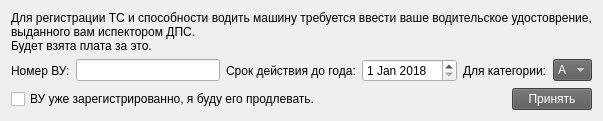
            <widget class="QWidget" name="tab_3">
             <attribute name="title">
              <string>Водительское удостоверение</string>
             </attribute>
             <layout class="QVBoxLayout" name="verticalLayout_6">
              <item>
               <widget class="QLabel" name="label_17">
                <property name="text">
                 <string>Для регистрации ТС и способности водить машину требуется ввести ваше водительское удостоврение,
выданного вам испектором ДПС.
Будет взята плата за это.</string>
                </property>
               </widget>
              </item>
              <item>
               <layout class="QHBoxLayout" name="horizontalLayout_7">
                <item>
                 <widget class="QLabel" name="label_20">
                  <property name="text">
                   <string>Номер ВУ:</string>
                  </property>
                 </widget>
                </item>
                <item>
                 <widget class="QLineEdit" name="number_vu">
                  <property name="inputMethodHints">
                   <set>Qt::ImhDigitsOnly</set>
                  </property>
                  <property name="inputMask">
                   <string notr="true"/>
                  </property>
                  <property name="maxLength">
                   <number>3</number>
                  </property>
                 </widget>
                </item>
                <item>
                 <widget class="QLabel" name="label_18">
                  <property name="text">
                   <string>Срок действия до года:</string>
                  </property>
                 </widget>
                </item>
                <item>
                 <widget class="QDateEdit" name="date_vu">
                  <property name="maximumDate">
                   <date>
                    <year>2040</year>
                    <month>12</month>
                    <day>31</day>
                   </date>
                  </property>
                  <property name="minimumDate">
                   <date>
                    <year>2018</year>
                    <month>1</month>
                    <day>1</day>
                   </date>
                  </property>
                 </widget>
                </item>
                <item>
                 <widget class="QLabel" name="label_19">
                  <property name="text">
                   <string>Для категории:</string>
                  </property>
                 </widget>
                </item>
                <item>
                 <widget class="QComboBox" name="cat_vu">
                  <property name="styleSheet">
                   <string notr="true">background-color: rgb(90, 90, 90);
color: rgb(255, 255, 255);</string>
                  </property>
                  <item>
                   <property name="text">
                    <string>A</string>
                   </property>
                  </item>
                  <item>
                   <property name="text">
                    <string>B</string>
                   </property>
                  </item>
                  <item>
                   <property name="text">
                    <string>C</string>
                   </property>
                  </item>
                 </widget>
                </item>
               </layout>
              </item>
              <item>
               <layout class="QHBoxLayout" name="horizontalLayout_6">
                <item>
                 <widget class="QCheckBox" name="is_for_continum_vu">
                  <property name="text">
                   <string>ВУ уже зарегистрированно, я буду его продлевать.</string>
                  </property>
                 </widget>
                </item>
                <item>
                 <spacer name="horizontalSpacer_4">
                  <property name="orientation">
                   <enum>Qt::Horizontal</enum>
                  </property>
                  <property name="sizeHint" stdset="0">
                   <size>
                    <width>0</width>
                    <height>0</height>
                   </size>
                  </property>
                 </spacer>
                </item>
                <item>
                 <widget class="QPushButton" name="accept_vu">
                  <property name="styleSheet">
                   <string notr="true">background-color: rgb(90, 90, 90);
color: rgb(255, 255, 255);</string>
                  </property>
                  <property name="text">
                   <string>Принять</string>
                  </property>
                 </widget>
                </item>
               </layout>
              </item>
              <item>
               <spacer name="verticalSpacer_6">
                <property name="orientation">
                 <enum>Qt::Vertical</enum>
                </property>
                <property name="sizeHint" stdset="0">
                 <size>
                  <width>0</width>
                  <height>0</height>
                 </size>
                </property>
               </spacer>
              </item>
             </layout>
            </widget>
